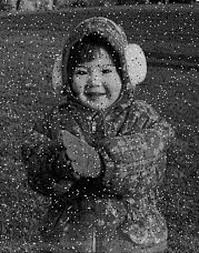
//> input picture Topico05/Cpp/Imagem.png, 199 x 253 px
$ ./Origem   (built with g++ and OpenCV 4)
//> lines starting //> are read from the running program, lines starting //| are printed output that depends on the picture
#include "opencv/highgui.h"
#include "opencv2/opencv.hpp"

using namespace cv;

int main() {

	Mat img = imread("Imagem.png", 1);
//> img is the input picture: 253 rows x 199 cols, CV_8UC3; min 0, max 237, mean 69.2
	Mat img_gray;
	Mat img_median;
	Mat img_Gaussian;

	cvtColor(img, img_gray, CV_RGB2GRAY);
	imshow("Imagem_cinza", img_gray);

	medianBlur(img_gray, img_median, 3);
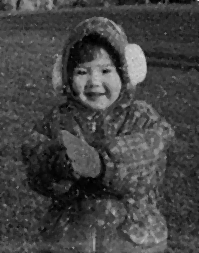
//> img_median: 253 rows x 199 cols, CV_8UC1; min 0, max 227, mean 67.4
	imshow("IMG_FILTRO_MEDIANA", img_median);

	GaussianBlur(img_gray, img_Gaussian, Size(3, 3), 0);
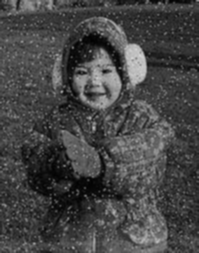
//> img_Gaussian: 253 rows x 199 cols, CV_8UC1; min 1, max 211, mean 69.3
	imshow("IMG_FILTRO_MEDIA", img_Gaussian);

	imwrite("Imagem_Mediana.png", img_median);
	imwrite("Imagem_Media.png", img_Gaussian);

	waitKey(0);
}
